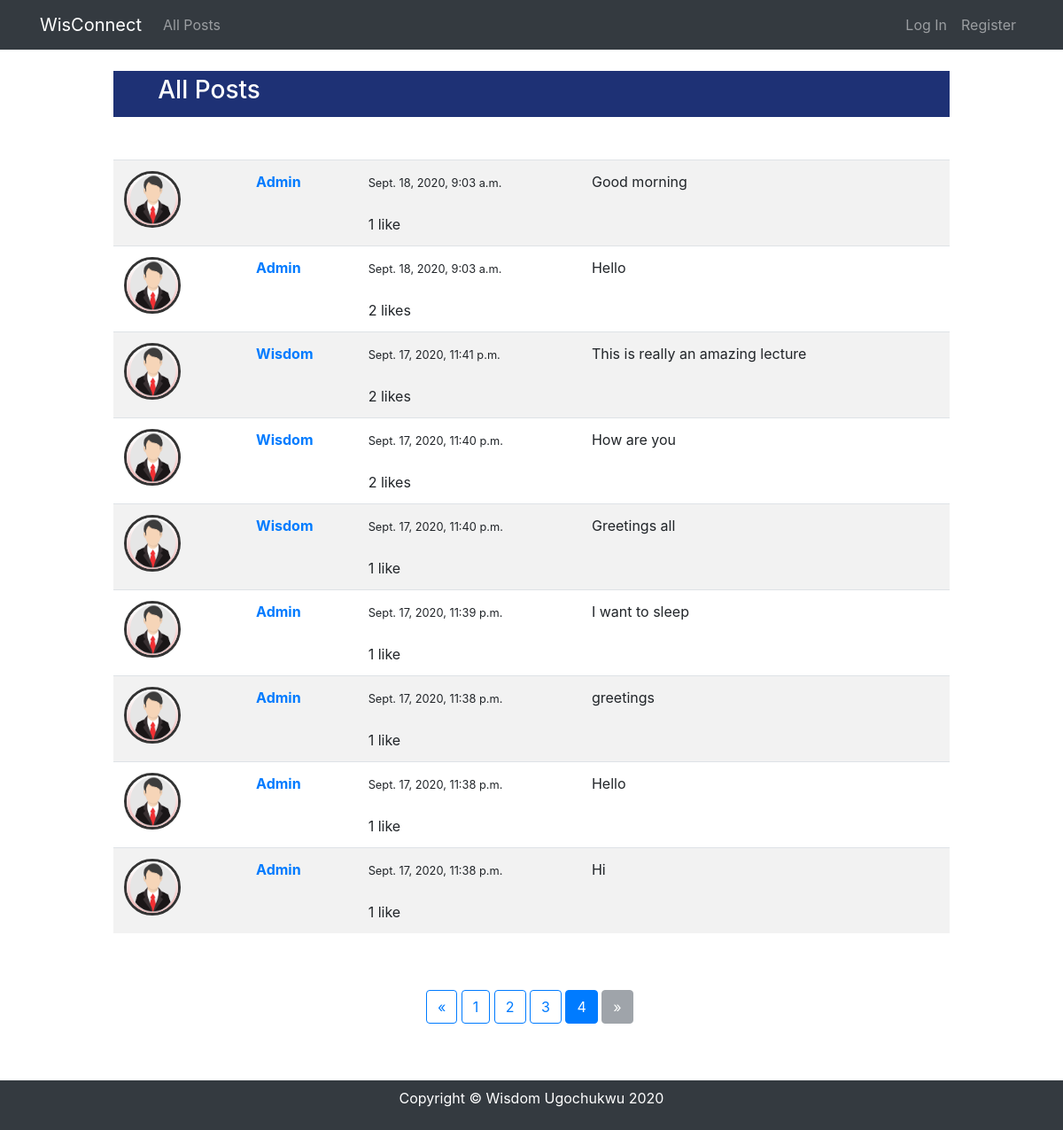
/?page=4, run on the app's committed database.
### network/models.py (models this page shows, shortened)
class Post(models.Model):
   poster = models.ForeignKey(User, on_delete=models.CASCADE)
   body = models.TextField(blank=True, null=True)
   post_date = models.DateTimeField(auto_now_add=True)
   liked = models.ManyToManyField(User, related_name='like_post', blank = True)
   class Meta:
      ordering = ['-post_date']
   def num_likes(self):
      return self.liked.all().count()

### network/views.py (the view)
# urls.py: path('', HomeView.as_view(), name="index"),
class HomeView(ListView):
   model = Post
   template_name = 'network/index.html'
   context_object_name = 'posts'
   ordering = ['-post_date']
   paginate_by = 10
   queryset = Post.objects.all()

### network/templates/network/index.html (shortened to what this page needs)
{% extends "network/layout.html" %}
{% load static %}
{% block body %}
<div style="width: 85%; margin: auto;">
   <div class="main_title">
      <h3>All Posts</h3>
   </div><br>
   <br>
   <table id="postTable" class="table table-striped">
      {% if posts %}
      {% for post in posts %}
      <tr id="post-{{post.id}}">
         <td>
            {% if post.poster.userprofile.profile_pic %}
            <img src="{{ post.poster.userprofile.profile_pic.url }}" class="rounded-circle align-self-start mr-3 b-1"
               alt="" width="64" height="64" style="border:3px solid #333;"><br>
            {% else %}
            {% if post.poster.userprofile.gender == 'Female' %}
            <img src="{% static 'network/profile/female.png' %}" class="rounded-circle align-self-start mr-3 b-1"
               alt="Pic" width="64" height="64" style="border:3px solid #333;"><br>
            {% else %}
            <img src="{% static 'network/profile/male.png' %}" class="rounded-circle align-self-start mr-3 b-1"
               alt="Pic" width="64" height="64" style="border:3px solid #333;"><br>
            {% endif %}
            {% endif %}
         </td>
         <td class="userName " name="poster">
            <strong><a href="{% url 'show_profile' post.poster.id %}" class="m-0">{{post.poster.username}}</a> </strong>
            <br>
         </td>
         <td>
            <small> {{ post.post_date }} </small><br><br>
            <div class="row">
               <div class="col-8">
                  <div class="row">
                     <div class="col">
                        <span class="like-count{{post.id}}"> {{post.num_likes}} </span>
                        like{{post.num_likes|pluralize}}
                     </div>
                  </div>
               </div>
            </div>
         </td>
         <td class="userBody userData" name="body" colspan="3">
            {{ post.body }}
         </td>
         <td>
         </td>
      </tr>
      {% endfor %}
      {% else %}
      No Posts Yet
      {% endif %}
   </table>
   <br><br>
   <div style="display: flex; justify-content: center;" >
   {% if is_paginated %}
   <ul class="pagination">
      {% if page_obj.has_previous %}
         <li><a class="btn btn-outline-primary" href="?page={{ page_obj.previous_page_number }}">&laquo;</a></li>&nbsp;
      {% else %}
         <li class="disabled"><span class="btn btn-secondary disabled">&laquo;</span></li>&nbsp;
      {% endif %}
      {% for i in paginator.page_range %}
         {% if page_obj.number == i %}
         <li class="active"><span class="btn btn-primary">{{ i }} <span class="sr-only">(current)</span></span></li> &nbsp;
         {% else %}
         <li><a class="btn btn-outline-primary" href="?page={{ i }}">{{ i }}</a></li>&nbsp;
         {% endif %}
      {% endfor %}
      {% if page_obj.has_next %}
         <li><a class="btn btn-outline-primary" href="?page={{ page_obj.next_page_number }}">&raquo;</a></li>&nbsp;
      {% else %}
         <li class="disabled"><span class="btn btn-secondary disabled">&raquo;</span></li>&nbsp;
      {% endif %}
   </ul>
   {% endif %}
</div>
<br><br>
</div>
{% endblock %}

### network/static/network/styles.css (style rules this page uses)
.main_title { background-color: #1e3175; color: #fff; padding: 5px 50px; }

### data on the page
Post: poster.username "Admin", post_date "Sept. 18, 2020, 9:03 a.m.", num_likes "1", body "Good morning"
Post: poster.username "Admin", post_date "Sept. 18, 2020, 9:03 a.m.", num_likes "2", body "Hello"
Post: poster.username "Wisdom", post_date "Sept. 17, 2020, 11:41 p.m.", num_likes "2", body "This is really an amazing lecture"
Post: poster.username "Wisdom", post_date "Sept. 17, 2020, 11:40 p.m.", num_likes "2", body "How are you"
Post: poster.username "Wisdom", post_date "Sept. 17, 2020, 11:40 p.m.", num_likes "1", body "Greetings all"
Post: poster.username "Admin", post_date "Sept. 17, 2020, 11:39 p.m.", num_likes "1", body "I want to sleep"
Post: poster.username "Admin", post_date "Sept. 17, 2020, 11:38 p.m.", num_likes "1", body "greetings"
Post: poster.username "Admin", post_date "Sept. 17, 2020, 11:38 p.m.", num_likes "1", body "Hello"
Post: poster.username "Admin", post_date "Sept. 17, 2020, 11:38 p.m.", num_likes "1", body "Hi"

### other printed values
{{ i }} "1" "2" "3"
{{ i }} "4"
